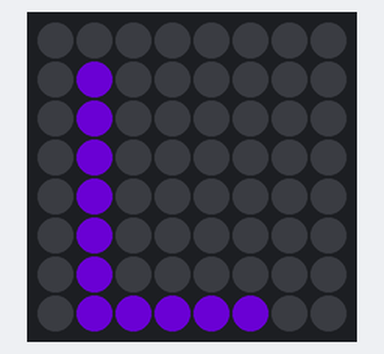
This program was run on a simulated Raspberry Pi (BCM pin numbers) with a Sense HAT. Parts: the Sense HAT's 8×8 RGB LED matrix. Dim RGB values are drawn brighter than linear; random numbers come from a fixed seed. At 5.0 s the program stops and its outputs stay as they are.

Above: at 0.1 s.
At 1.1 s:
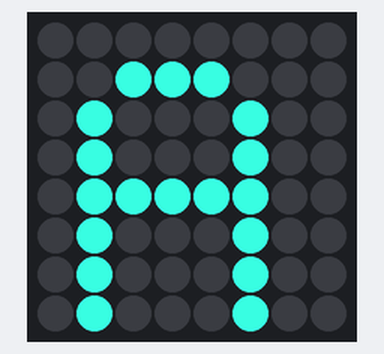
At 2.1 s:
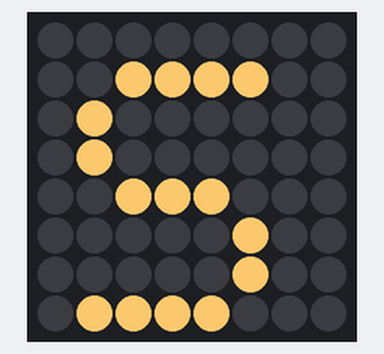
At 3.1 s:
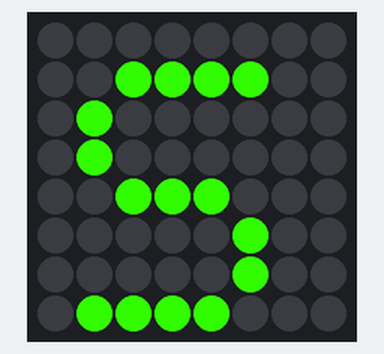
At 4.1 s:
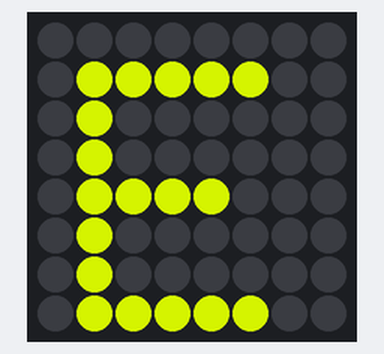

Measured:
- what the display in image 1 shows lasts 1.0 s, from 1.0 s to 2.0 s

The program:

singleLetter.py
```python
from sense_hat import SenseHat
from time import sleep
from random import randint
s = SenseHat()
red = (255, 0, 0)
green = (0, 255, 0)
blue = (0, 0, 255)

def rndColour():
    rndRed = randint(0,255)
    rndGreen = randint(0,255)
    rndBlue = randint(0,255)
    return(rndRed, rndGreen, rndBlue)


s.show_letter("L", rndColour())
sleep(1)
s.show_letter("A", rndColour())
sleep(1)
s.show_letter("S", rndColour())
sleep(1)
s.show_letter("S", rndColour())
sleep(1)
s.show_letter("E", rndColour())
sleep(1)
s.clear()
```
